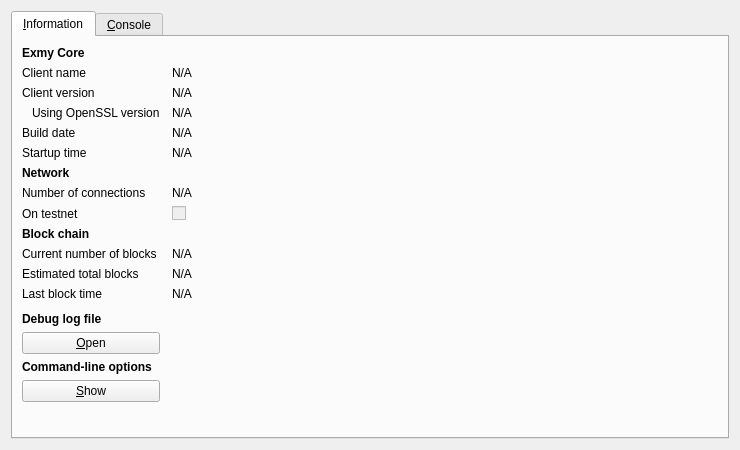
<?xml version="1.0" encoding="UTF-8"?>
<ui version="4.0">
 <class>RPCConsole</class>
 <widget class="QDialog" name="RPCConsole">
  <property name="geometry">
   <rect>
    <x>0</x>
    <y>0</y>
    <width>740</width>
    <height>450</height>
   </rect>
  </property>
  <property name="windowTitle">
   <string>Exmy - Debug window</string>
  </property>
  <layout class="QVBoxLayout" name="verticalLayout_2">
   <item>
    <widget class="QTabWidget" name="tabWidget">
     <property name="currentIndex">
      <number>0</number>
     </property>
     <widget class="QWidget" name="tab_info">
      <attribute name="title">
       <string>&amp;Information</string>
      </attribute>
      <layout class="QGridLayout" name="gridLayout" columnstretch="0,1">
       <property name="horizontalSpacing">
        <number>12</number>
       </property>
       <item row="0" column="0">
        <widget class="QLabel" name="label_9">
         <property name="font">
          <font>
           <weight>75</weight>
           <bold>true</bold>
          </font>
         </property>
         <property name="text">
          <string>Exmy Core</string>
         </property>
        </widget>
       </item>
       <item row="1" column="0">
        <widget class="QLabel" name="label_5">
         <property name="text">
          <string>Client name</string>
         </property>
        </widget>
       </item>
       <item row="1" column="1">
        <widget class="QLabel" name="clientName">
         <property name="cursor">
          <cursorShape>IBeamCursor</cursorShape>
         </property>
         <property name="text">
          <string>N/A</string>
         </property>
         <property name="textFormat">
          <enum>Qt::PlainText</enum>
         </property>
         <property name="textInteractionFlags">
          <set>Qt::LinksAccessibleByMouse|Qt::TextSelectableByKeyboard|Qt::TextSelectableByMouse</set>
         </property>
        </widget>
       </item>
       <item row="2" column="0">
        <widget class="QLabel" name="label_6">
         <property name="text">
          <string>Client version</string>
         </property>
        </widget>
       </item>
       <item row="2" column="1">
        <widget class="QLabel" name="clientVersion">
         <property name="cursor">
          <cursorShape>IBeamCursor</cursorShape>
         </property>
         <property name="text">
          <string>N/A</string>
         </property>
         <property name="textFormat">
          <enum>Qt::PlainText</enum>
         </property>
         <property name="textInteractionFlags">
          <set>Qt::LinksAccessibleByMouse|Qt::TextSelectableByKeyboard|Qt::TextSelectableByMouse</set>
         </property>
        </widget>
       </item>
       <item row="3" column="0">
        <widget class="QLabel" name="label_14">
         <property name="text">
          <string>Using OpenSSL version</string>
         </property>
         <property name="indent">
          <number>10</number>
         </property>
        </widget>
       </item>
       <item row="3" column="1">
        <widget class="QLabel" name="openSSLVersion">
         <property name="cursor">
          <cursorShape>IBeamCursor</cursorShape>
         </property>
         <property name="text">
          <string>N/A</string>
         </property>
         <property name="textFormat">
          <enum>Qt::PlainText</enum>
         </property>
         <property name="textInteractionFlags">
          <set>Qt::LinksAccessibleByMouse|Qt::TextSelectableByKeyboard|Qt::TextSelectableByMouse</set>
         </property>
        </widget>
       </item>
       <item row="4" column="0">
        <widget class="QLabel" name="label_12">
         <property name="text">
          <string>Build date</string>
         </property>
        </widget>
       </item>
       <item row="4" column="1">
        <widget class="QLabel" name="buildDate">
         <property name="cursor">
          <cursorShape>IBeamCursor</cursorShape>
         </property>
         <property name="text">
          <string>N/A</string>
         </property>
         <property name="textFormat">
          <enum>Qt::PlainText</enum>
         </property>
         <property name="textInteractionFlags">
          <set>Qt::LinksAccessibleByMouse|Qt::TextSelectableByKeyboard|Qt::TextSelectableByMouse</set>
         </property>
        </widget>
       </item>
       <item row="5" column="0">
        <widget class="QLabel" name="label_13">
         <property name="text">
          <string>Startup time</string>
         </property>
        </widget>
       </item>
       <item row="5" column="1">
        <widget class="QLabel" name="startupTime">
         <property name="cursor">
          <cursorShape>IBeamCursor</cursorShape>
         </property>
         <property name="text">
          <string>N/A</string>
         </property>
         <property name="textFormat">
          <enum>Qt::PlainText</enum>
         </property>
         <property name="textInteractionFlags">
          <set>Qt::LinksAccessibleByMouse|Qt::TextSelectableByKeyboard|Qt::TextSelectableByMouse</set>
         </property>
        </widget>
       </item>
       <item row="6" column="0">
        <widget class="QLabel" name="label_11">
         <property name="font">
          <font>
           <weight>75</weight>
           <bold>true</bold>
          </font>
         </property>
         <property name="text">
          <string>Network</string>
         </property>
        </widget>
       </item>
       <item row="7" column="0">
        <widget class="QLabel" name="label_7">
         <property name="text">
          <string>Number of connections</string>
         </property>
        </widget>
       </item>
       <item row="7" column="1">
        <widget class="QLabel" name="numberOfConnections">
         <property name="cursor">
          <cursorShape>IBeamCursor</cursorShape>
         </property>
         <property name="text">
          <string>N/A</string>
         </property>
         <property name="textFormat">
          <enum>Qt::PlainText</enum>
         </property>
         <property name="textInteractionFlags">
          <set>Qt::LinksAccessibleByMouse|Qt::TextSelectableByKeyboard|Qt::TextSelectableByMouse</set>
         </property>
        </widget>
       </item>
       <item row="8" column="0">
        <widget class="QLabel" name="label_8">
         <property name="text">
          <string>On testnet</string>
         </property>
        </widget>
       </item>
       <item row="8" column="1">
        <widget class="QCheckBox" name="isTestNet">
         <property name="enabled">
          <bool>false</bool>
         </property>
         <property name="text">
          <string/>
         </property>
        </widget>
       </item>
       <item row="9" column="0">
        <widget class="QLabel" name="label_10">
         <property name="font">
          <font>
           <weight>75</weight>
           <bold>true</bold>
          </font>
         </property>
         <property name="text">
          <string>Block chain</string>
         </property>
        </widget>
       </item>
       <item row="10" column="0">
        <widget class="QLabel" name="label_3">
         <property name="text">
          <string>Current number of blocks</string>
         </property>
        </widget>
       </item>
       <item row="10" column="1">
        <widget class="QLabel" name="numberOfBlocks">
         <property name="cursor">
          <cursorShape>IBeamCursor</cursorShape>
         </property>
         <property name="text">
          <string>N/A</string>
         </property>
         <property name="textFormat">
          <enum>Qt::PlainText</enum>
         </property>
         <property name="textInteractionFlags">
          <set>Qt::LinksAccessibleByMouse|Qt::TextSelectableByKeyboard|Qt::TextSelectableByMouse</set>
         </property>
        </widget>
       </item>
       <item row="11" column="0">
        <widget class="QLabel" name="label_4">
         <property name="text">
          <string>Estimated total blocks</string>
         </property>
        </widget>
       </item>
       <item row="11" column="1">
        <widget class="QLabel" name="totalBlocks">
         <property name="cursor">
          <cursorShape>IBeamCursor</cursorShape>
         </property>
         <property name="text">
          <string>N/A</string>
         </property>
         <property name="textFormat">
          <enum>Qt::PlainText</enum>
         </property>
         <property name="textInteractionFlags">
          <set>Qt::LinksAccessibleByMouse|Qt::TextSelectableByKeyboard|Qt::TextSelectableByMouse</set>
         </property>
        </widget>
       </item>
       <item row="12" column="0">
        <widget class="QLabel" name="label_2">
         <property name="text">
          <string>Last block time</string>
         </property>
        </widget>
       </item>
       <item row="12" column="1">
        <widget class="QLabel" name="lastBlockTime">
         <property name="cursor">
          <cursorShape>IBeamCursor</cursorShape>
         </property>
         <property name="text">
          <string>N/A</string>
         </property>
         <property name="textFormat">
          <enum>Qt::PlainText</enum>
         </property>
         <property name="textInteractionFlags">
          <set>Qt::LinksAccessibleByMouse|Qt::TextSelectableByKeyboard|Qt::TextSelectableByMouse</set>
         </property>
        </widget>
       </item>
       <item row="13" column="0">
        <spacer name="verticalSpacer_2">
         <property name="orientation">
          <enum>Qt::Vertical</enum>
         </property>
         <property name="sizeHint" stdset="0">
          <size>
           <width>20</width>
           <height>20</height>
          </size>
         </property>
        </spacer>
       </item>
       <item row="14" column="0">
        <widget class="QLabel" name="labelDebugLogfile">
         <property name="font">
          <font>
           <weight>75</weight>
           <bold>true</bold>
          </font>
         </property>
         <property name="text">
          <string>Debug log file</string>
         </property>
        </widget>
       </item>
       <item row="15" column="0">
        <widget class="QPushButton" name="openDebugLogfileButton">
         <property name="toolTip">
          <string>Open the Exmy debug log file from the current data directory. This can take a few seconds for large log files.</string>
         </property>
         <property name="text">
          <string>&amp;Open</string>
         </property>
         <property name="autoDefault">
          <bool>false</bool>
         </property>
        </widget>
       </item>
       <item row="16" column="0">
        <widget class="QLabel" name="labelCLOptions">
         <property name="font">
          <font>
           <weight>75</weight>
           <bold>true</bold>
          </font>
         </property>
         <property name="text">
          <string>Command-line options</string>
         </property>
        </widget>
       </item>
       <item row="17" column="0">
        <widget class="QPushButton" name="showCLOptionsButton">
         <property name="toolTip">
          <string>Show the Exmy-Qt help message to get a list with possible Exmy command-line options.</string>
         </property>
         <property name="text">
          <string>&amp;Show</string>
         </property>
         <property name="autoDefault">
          <bool>false</bool>
         </property>
        </widget>
       </item>
       <item row="18" column="0">
        <spacer name="verticalSpacer">
         <property name="orientation">
          <enum>Qt::Vertical</enum>
         </property>
         <property name="sizeHint" stdset="0">
          <size>
           <width>20</width>
           <height>40</height>
          </size>
         </property>
        </spacer>
       </item>
      </layout>
     </widget>
     <widget class="QWidget" name="tab_console">
      <attribute name="title">
       <string>&amp;Console</string>
      </attribute>
      <layout class="QVBoxLayout" name="verticalLayout_3">
       <property name="spacing">
        <number>3</number>
       </property>
       <item>
        <widget class="QTextEdit" name="messagesWidget">
         <property name="minimumSize">
          <size>
           <width>0</width>
           <height>100</height>
          </size>
         </property>
         <property name="readOnly">
          <bool>true</bool>
         </property>
         <property name="tabKeyNavigation" stdset="0">
          <bool>false</bool>
         </property>
         <property name="columnCount" stdset="0">
          <number>2</number>
         </property>
        </widget>
       </item>
       <item>
        <layout class="QHBoxLayout" name="horizontalLayout">
         <property name="spacing">
          <number>3</number>
         </property>
         <item>
          <widget class="QLabel" name="label">
           <property name="text">
            <string notr="true">&gt;</string>
           </property>
          </widget>
         </item>
         <item>
          <widget class="QLineEdit" name="lineEdit"/>
         </item>
         <item>
          <widget class="QPushButton" name="clearButton">
           <property name="maximumSize">
            <size>
             <width>24</width>
             <height>24</height>
            </size>
           </property>
           <property name="toolTip">
            <string>Clear console</string>
           </property>
           <property name="text">
            <string/>
           </property>
           <property name="icon">
            <iconset resource="../bitcoin.qrc">
             <normaloff>:/icons/remove</normaloff>:/icons/remove</iconset>
           </property>
           <property name="shortcut">
            <string notr="true">Ctrl+L</string>
           </property>
           <property name="autoDefault">
            <bool>false</bool>
           </property>
          </widget>
         </item>
        </layout>
       </item>
      </layout>
     </widget>
    </widget>
   </item>
  </layout>
 </widget>
 <resources>
  <include location="../bitcoin.qrc"/>
 </resources>
 <connections/>
</ui>
